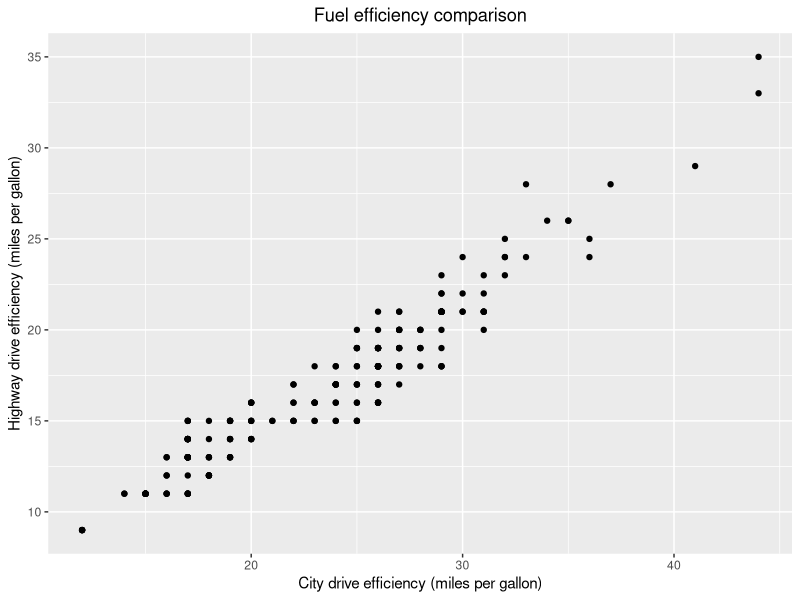
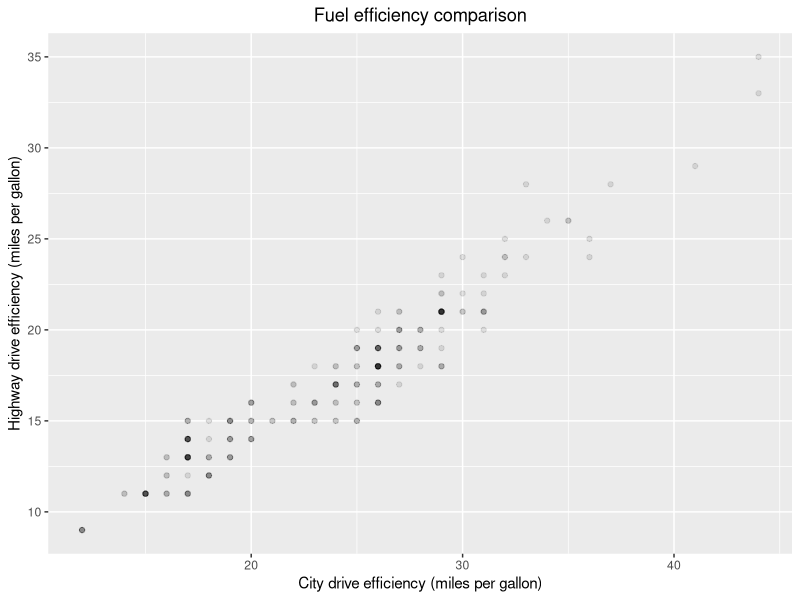
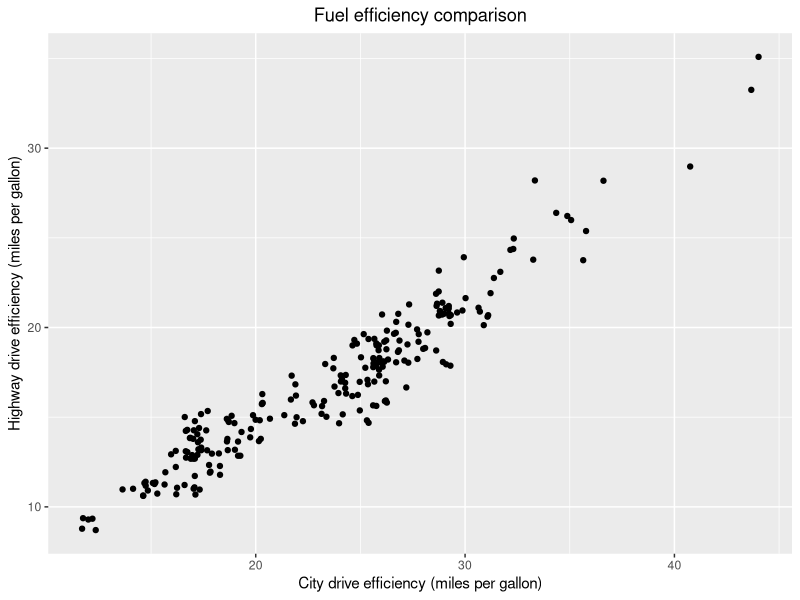
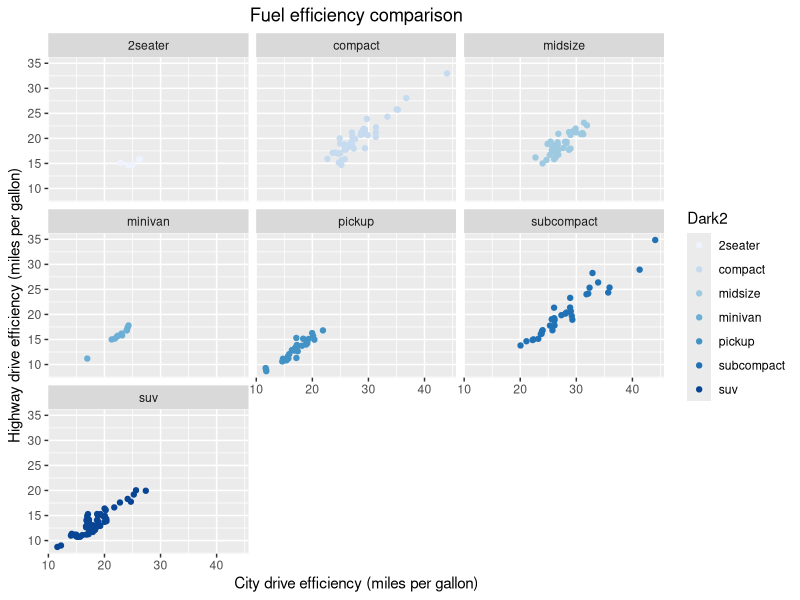

Generate these figures, in order, with R:
## ---- chunk 1
knitr::opts_chunk$set(echo = TRUE)
library(tidyverse)
## ---- chunk 2
ggplot(mpg) +
   geom_point(aes(hwy, cty)) +
   labs(x = "City drive efficiency (miles per gallon)", 
        y = "Highway drive efficiency (miles per gallon)",
        title = "Fuel efficiency comparison") +
   theme(plot.title = element_text(h = 0.5))
## ---- chunk 3
ggplot(mpg) +
   geom_point(aes(hwy, cty), alpha = .1) +
   labs(x = "City drive efficiency (miles per gallon)", 
        y = "Highway drive efficiency (miles per gallon)",
        title = "Fuel efficiency comparison") +
   theme(plot.title = element_text(h = 0.5))
## ---- chunk 4
ggplot(mpg) +
   geom_jitter(aes(hwy, cty)) +
   labs(x = "City drive efficiency (miles per gallon)", 
        y = "Highway drive efficiency (miles per gallon)",
        title = "Fuel efficiency comparison") +
   theme(plot.title = element_text(h = 0.5))
## ---- chunk 5
ggplot(mpg) +
   geom_jitter(aes(hwy, cty, color = class)) +
   labs(x = "City drive efficiency (miles per gallon)", 
        y = "Highway drive efficiency (miles per gallon)",
        title = "Fuel efficiency comparison") +
   scale_color_brewer("Dark2") +
   facet_wrap(~class) +
   theme(plot.title = element_text(h = 0.5)) 
